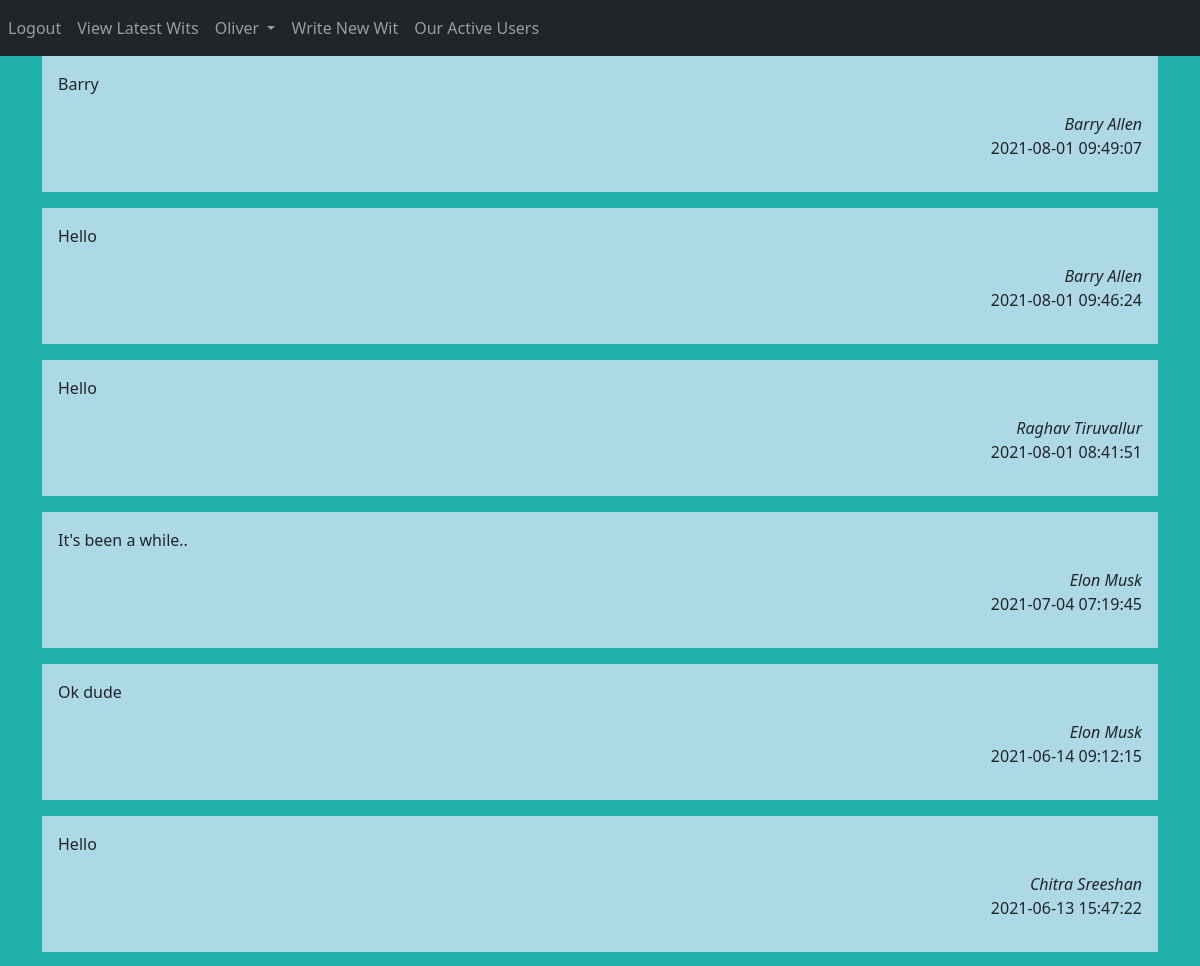
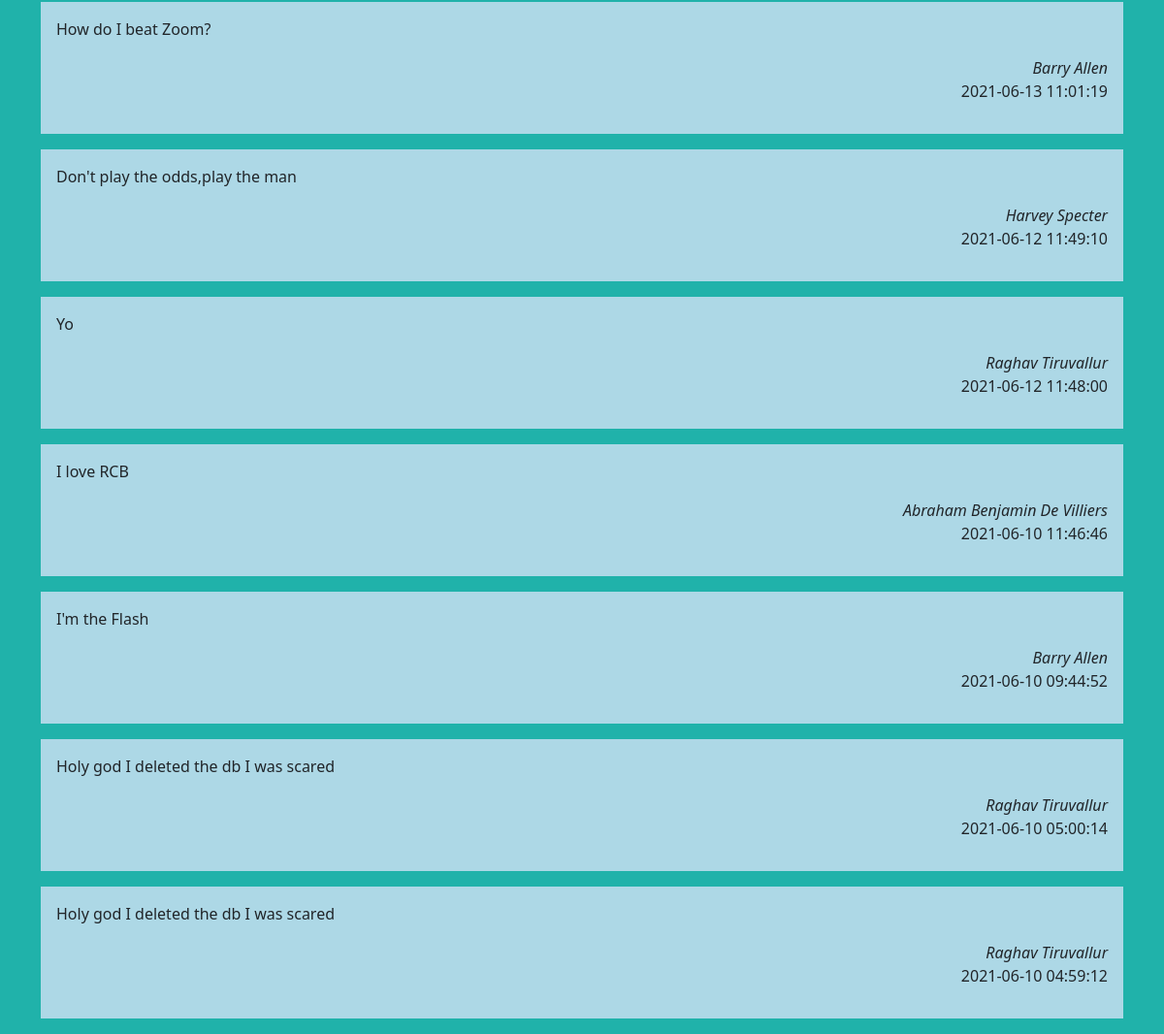
The app's page / (signed in) with its own data (2 pictures, top to bottom).
### Website/models.py (models this page shows)
class User(db.Model,UserMixin):
    id=db.Column(db.Integer,primary_key=True)
    email=db.Column(db.String(100),unique=True)
    phoneNumber=db.Column(db.String(10),unique=True)
    password=db.Column(db.String(100))
    firstName=db.Column(db.String(100))
    lastName=db.Column(db.String(100))
    blogs=db.relationship('Blog')

class Blog(db.Model):
      id=db.Column(db.Integer,primary_key=True)
      data=db.Column(db.String(10000))
      date=db.Column(db.DateTime(timezone=True),default=func.now())
      userId=db.Column(db.Integer,db.ForeignKey('user.id'))

### Website/views.py (the view)
@views.route("/")
@login_required
def home():
    blogAll=Blog.query.all()
    blogAll=blogAll[::-1]
    blogLength=len(blogAll)
    author=[]
    for blog in blogAll:
        author.append(User.query.filter_by(id=blog.userId).first())
    return render_template("allblogs.html",blogs=blogAll,author=author,user=current_user,blogLength=blogLength)

### Website/__init__.py (called while the page is built)
def createApp():
    app=Flask(__name__)
    app.config['SECRET_KEY']='adflsbvgaj'
    app.config['SQLALCHEMY_DATABASE_URI']=f'sqlite:///{DB_NAME}'
    db.init_app(app)
    from .views import views
    from .auth import auth
    app.register_blueprint(views,url_prefix='/')
    app.register_blueprint(auth,url_prefix='/')
    from .models import User,Blog
    createDB(app)
    login_manager=LoginManager()
    login_manager.login_view='views.welcome'
    login_manager.init_app(app)
    @login_manager.user_loader
    def loadUser(id):
         return User.query.get(int(id))
    return app

### Website/templates/allblogs.html (shortened to what this page needs)
{% extends "base.html" %}
{% block content%}
{%for i in range(blogLength)%}
  {% if author[i].id!=user.id %}
  <figure>
    <div class="card-body" style="background-color:lightblue;">
      <p>{{blogs[i].data}}</p>
    <div align="right">
        <cite align="right" title="Source Title">{{author[i].firstName + " " +author[i].lastName}}</cite>
        <p>{{blogs[i].date}}</p>
    </div>
      </div>
  </figure>
{% endif %}
{% endfor %}
{%endblock%}

### Website/templates/base.html (shortened to what this page needs)
<!DOCTYPE html>
<html>
<head>
    <link href="https://cdn.jsdelivr.net/npm/bootstrap@5.0.1/dist/css/bootstrap.min.css" rel="stylesheet">
</head>
<body style="background-color: lightseagreen;">
    <nav class="navbar navbar-expand-lg navbar-dark bg-dark">
          <div class="collapse navbar-collapse" id="navbar">
            <ul class="navbar-nav me-auto mb-2 mb-lg-0">
              <li class="nav-item">
                {% if user.is_authenticated%}
                <a class="nav-item nav-link" id="logout" href="/logout">Logout</a>
              </li>
              <li>
                <a class="nav-item nav-link" id="home" href="/">View Latest Wits</a>
              </li>
              <li class="nav-item dropdown">
                <a class="nav-link dropdown-toggle" href="#" id="navbarDropdown" role="button" data-bs-toggle="dropdown" aria-expanded="false">
                  {{user.firstName}}
                </a>
                <li>
                <a class="nav-item nav-link" id="viewblogs" href="/writeBlog">Write New Wit</a>
                </li>
                <li>
                  <a class="nav-item nav-link" id="viewblogs" href="/bloggers">Our Active Users</a>
                </li>
              </li>
        {%endif%}
      </nav>
      <div class="container">
          {%block content%}
          {%endblock%}
      </div>
</body>
</html>

### records on screen
User: firstName "Oliver"
Blog: data "Barry", date "2021-08-01 09:49:07"
User: firstName+lastName "Barry Allen" "Barry Allen" "Barry Allen" "Barry Allen"
Blog: data "Hello", date "2021-08-01 09:46:24"
Blog: data "Hello", date "2021-08-01 08:41:51"
User: firstName+lastName "Raghav Tiruvallur" "Raghav Tiruvallur" "Raghav Tiruvallur" "Raghav Tiruvallur"
Blog: data "It's been a while..", date "2021-07-04 07:19:45"
User: firstName+lastName "Elon Musk" "Elon Musk"
Blog: data "Ok dude", date "2021-06-14 09:12:15"
Blog: data "Hello", date "2021-06-13 15:47:22"
User: firstName+lastName "Chitra Sreeshan"
Blog: data "How do I beat Zoom?", date "2021-06-13 11:01:19"
Blog: data "Don't play the odds,play the man", date "2021-06-12 11:49:10"
User: firstName+lastName "Harvey Specter"
Blog: data "Yo", date "2021-06-12 11:48:00"
Blog: data "I love RCB", date "2021-06-10 11:46:46"
User: firstName+lastName "Abraham Benjamin De Villiers"
Blog: data "I'm the Flash", date "2021-06-10 09:44:52"
Blog: data "Holy god I deleted the db I was scared", date "2021-06-10 05:00:14"
Blog: data "Holy god I deleted the db I was scared", date "2021-06-10 04:59:12"
